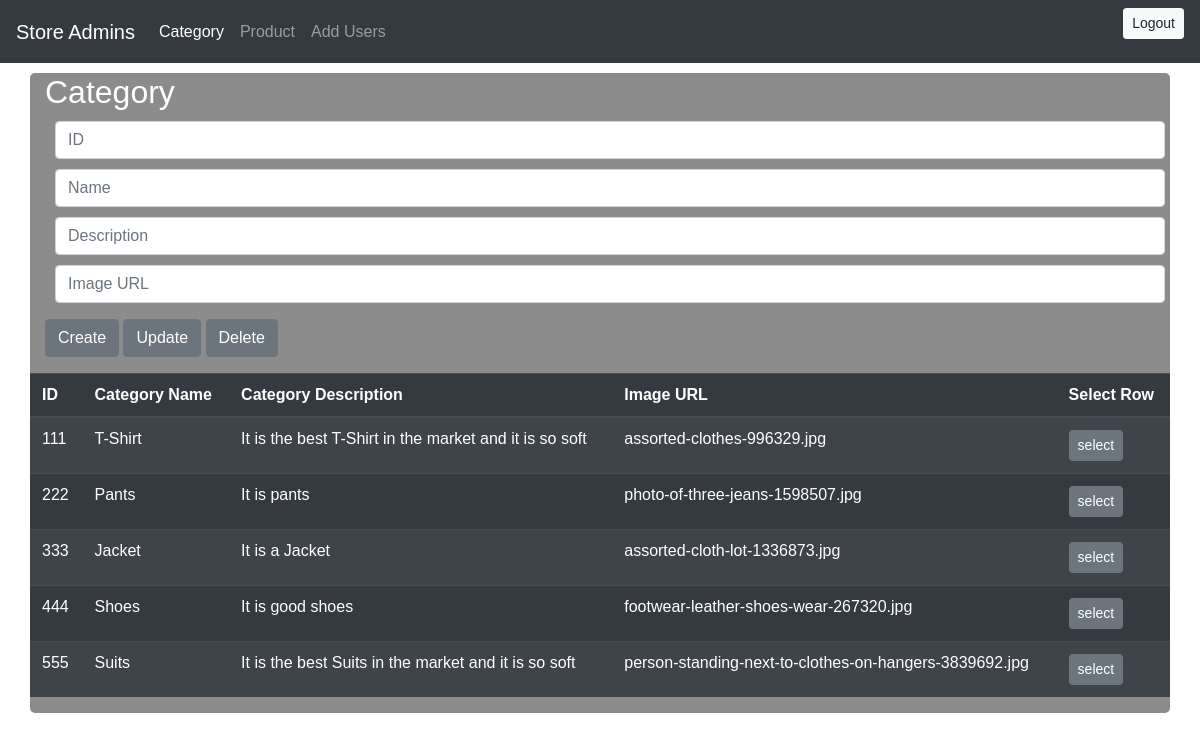
The page /admin_add_category.php (signed in) on the database its author committed.
### tables this page shows
CREATE TABLE `categroy` (
  `id` int(11) NOT NULL,
  `name` varchar(50) NOT NULL,
  `description` varchar(255) NOT NULL,
  `image_url` varchar(255) DEFAULT NULL
);

### admin_add_category.php (the view, shortened to what this page needs)
<?php
$con= new mysqli('localhost','root','','mhshop');
if ($con->connect_error){
    die("Cannot able to connection the error is ".$con->connect_error);
} else{
?>
<html>
<head>
    <link rel="stylesheet" href="https://stackpath.bootstrapcdn.com/bootstrap/4.5.0/css/bootstrap.min.css">
</head>
<body>
    <nav class="navbar navbar-expand-lg navbar-dark bg-dark">
        <a class="navbar-brand">Store Admins</a>
        <div class="collapse navbar-collapse" id="navbarNav">
            <ul class="navbar-nav">
                <li class="nav-item active">
                    <a class="nav-link" href="admin_add_category.php">Category<span class="sr-only">(current)</span></a>
                </li>
                <li class="nav-item">
                    <a class="nav-link" href="admin_add_product.php">Product</a>
                </li>
                <li class="nav-item">
                    <a class="nav-link" href="admin_add_users.php">Add Users</a>
                </li>
            </ul>
        </div>
        <form method="post" class="form-inline">
            <button class="btn btn-sm btn-light" name="logout" type="submit">Logout</button>
        </form>
    </nav>
<div class="div3 container ">
    <form name="userForm" method="post">
        <div class="form-group">
            <h2>Category</h2>
            <?php
            $id_selected='';
            $name_selected='';
            $des_selected='';
            $image_selected='';
            ?>
            <input type="text" class="form-control text" placeholder="ID" name="id" value="<?php echo $id_selected;?>" >
            <input type="text" class="form-control text" placeholder="Name " name="name_cate" value="<?php echo $name_selected;?>">
            <input type="text" class="form-control text" placeholder="Description" name="description" value="<?php echo $des_selected;?>">
            <input type="text" class="form-control text" placeholder="Image URL" name="image_url" value="<?php echo $image_selected;?>">
        </div>
       <button class="btn btn-secondary" name="insert" href="" type="submit">Create</button>
       <button type="submit" name="update" href="" class="btn btn-secondary">Update</button>
       <button type="submit" name="delete" href="" class="btn btn-secondary">Delete</button>
    </form>
    <div class="row">
        <table class="table table-striped table-dark">
            <form method="post">
                <thead class="table table-striped table-dark">
                <tr>
                    <th scope="col">ID</th>
                    <th scope="col">Category Name </th>
                    <th scope="col">Category Description</th>
                    <th scope="col">Image URL</th>
                    <th scope="col">Select Row</th>
                </tr>
                </thead>
                <tbody id="all_data">
                <?php
                $num=0;
                $result= $con->query("SELECT * FROM categroy");
                while ($row=$result ->fetch_row()) {
                    echo "<tr>";
                    echo "<td>".$row['0']."</td>";
                    echo "<td>".$row['1']."</td>";
                    echo "<td>".$row['2']."</td>";
                    echo "<td>".$row['3']."</td>";
                    echo"<td><input type='submit'class='btn btn-sm btn-secondary' name= '$num' value='select'></td></tr>";
                    $num++;
                }
                }
                ?>
                </tbody>
            </form>
        </table>
    </div>
</div>
</body>
</html>

### admin_add_category.php (style rules this page uses)
body { margin: 0; width: 100%; height: 100vh; font-family: "Exo", sans-serif; color: #fff; background-image: url("images/clo4.jpg"); background-size: cover; }
.div3 { height: auto; width: 1496px; background: rgba(0, 0, 0, 0.45); border-radius: 5px; margin-top: 10px; }
.text { margin: 10px }

### rows shown on the page
categroy: id "111", name "T-Shirt", description "It is the best T-Shirt in the market and it is so soft", image_url "assorted-clothes-996329.jpg"
categroy: id "222", name "Pants", description "It is pants", image_url "photo-of-three-jeans-1598507.jpg"
categroy: id "333", name "Jacket", description "It is a Jacket", image_url "assorted-cloth-lot-1336873.jpg"
categroy: id "444", name "Shoes", description "It is good shoes", image_url "footwear-leather-shoes-wear-267320.jpg"
categroy: id "555", name "Suits", description "It is the best Suits in the market and it is so soft", image_url "person-standing-next-to-clothes-on-hangers-3839692.jpg"
